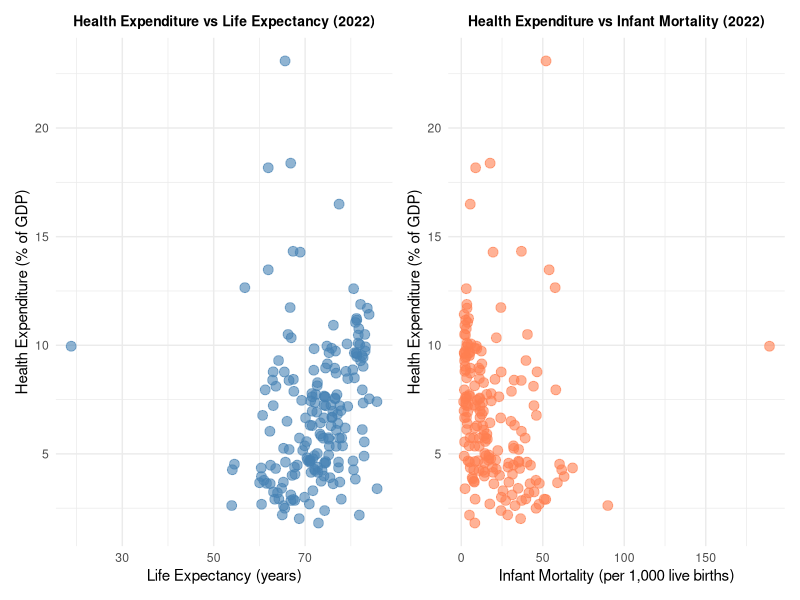
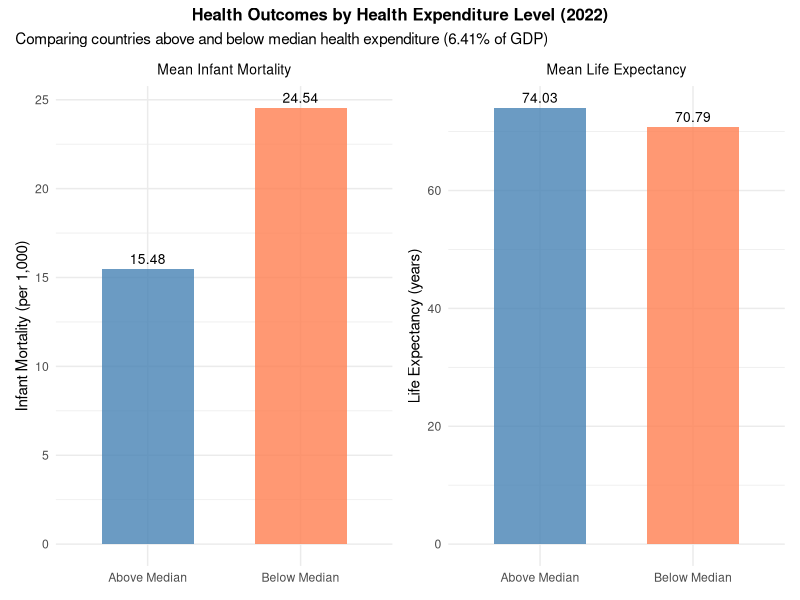
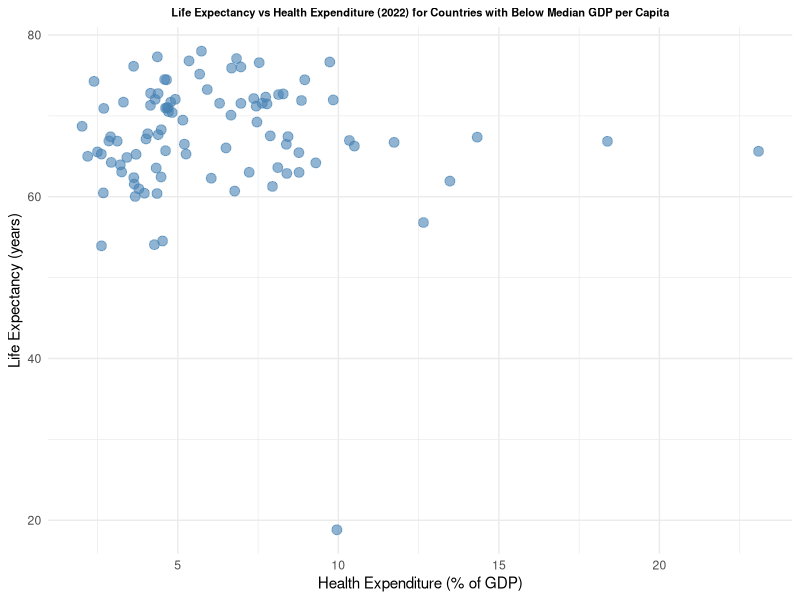

Recreate these plots in R, in order.
## ---- chunk 1
knitr::opts_chunk$set(echo = TRUE, highlight=FALSE)
## ---- chunk 2
library(tidyverse)
library(patchwork)
library(knitr)

data <- read.csv("merged_data_2022_four_variables.csv")
median_health_exp <- median(data$Health_Expenditure_2022)
data$Health_Exp_Group <- ifelse(data$Health_Expenditure_2022 > median_health_exp, 
          "Above Median", "Below Median")
median_gdp_per_capita <- median(data$GDP_per_Capita_2022)
data$GDP_Group <- ifelse(data$GDP_per_Capita_2022 > median_gdp_per_capita, 
          "Above Median", "Below Median")

## Use this chunk for reading in the data, combining the data, and any other major data cleaning that is not relevant to show.
## Remove the ## before all code.
## ---- chunk 3
summary_data <- data %>%
  group_by(Health_Exp_Group) %>%
  summarise(
    Mean_Infant_Mortality = mean(Infant_Mortality_2022),
    Mean_Life_Expectancy = mean(Life_Expectancy_2022)
  )

# Scatter Plot 1: Health Expenditure vs Life Expectancy
sp1 <- ggplot(data, aes(x = Life_Expectancy_2022, y = Health_Expenditure_2022)) +
  geom_point(color = "steelblue", size = 3, alpha = 0.6) +
  labs(title = "Health Expenditure vs Life Expectancy (2022)",
       x = "Life Expectancy (years)",
       y = "Health Expenditure (% of GDP)") +
  theme_minimal() +
  theme(plot.title = element_text(hjust = 0.5, face = "bold", size = 10))

# Scatter Plot 2: Health Expenditure vs Infant Mortality
sp2 <- ggplot(data, aes(x = Infant_Mortality_2022, y = Health_Expenditure_2022)) +
  geom_point(color = "coral", size = 3, alpha = 0.6) +
  labs(title = "Health Expenditure vs Infant Mortality (2022)",
       x = "Infant Mortality (per 1,000 live births)",
       y = "Health Expenditure (% of GDP)") +
  theme_minimal() +
  theme(plot.title = element_text(hjust = 0.5, face = "bold", size = 10))

# Combine side by side
sp1 + sp2


# Calculate summary statistics for all 4 variables
summary_stats <- data.frame(
  Variable = c("Health Expenditure (% of GDP)", 
               "Infant Mortality (per 1,000 births)",
               "GDP per Capita (US$)",
               "Life Expectancy (years)"),
  Mean = c(mean(data$Health_Expenditure_2022),
           mean(data$Infant_Mortality_2022),
           mean(data$GDP_per_Capita_2022),
           mean(data$Life_Expectancy_2022)),
  Median = c(median(data$Health_Expenditure_2022),
             median(data$Infant_Mortality_2022),
             median(data$GDP_per_Capita_2022),
             median(data$Life_Expectancy_2022)),
  Min = c(min(data$Health_Expenditure_2022),
          min(data$Infant_Mortality_2022),
          min(data$GDP_per_Capita_2022),
          min(data$Life_Expectancy_2022)),
  Max = c(max(data$Health_Expenditure_2022),
          max(data$Infant_Mortality_2022),
          max(data$GDP_per_Capita_2022),
          max(data$Life_Expectancy_2022))
)

# Round the numbers
summary_stats[, 2:5] <- round(summary_stats[, 2:5], 2)

# Create a nice table
kable(summary_stats,
      caption = "Summary Statistics for Health and Economic Indicators (2022)",
      align = c('l', 'c', 'c', 'c', 'c'),
      col.names = c("Variable", "Mean", "Median", "Min", "Max"))

# Create compact plots
p1 <- ggplot(summary_data, aes(x = Health_Exp_Group, y = Mean_Infant_Mortality, fill = Health_Exp_Group)) +
  geom_bar(stat = "identity", alpha = 0.8, width = 0.6) +
  geom_text(aes(label = round(Mean_Infant_Mortality, 2)), vjust = -0.5, size = 3.5) +
  labs(title = "Mean Infant Mortality", x = NULL, y = "Infant Mortality (per 1,000)") +
  scale_fill_manual(values = c("Above Median" = "steelblue", "Below Median" = "coral")) +
  theme_minimal() +
  theme(legend.position = "none", plot.title = element_text(hjust = 0.5, size = 10))

p2 <- ggplot(summary_data, aes(x = Health_Exp_Group, y = Mean_Life_Expectancy, fill = Health_Exp_Group)) +
  geom_bar(stat = "identity", alpha = 0.8, width = 0.6) +
  geom_text(aes(label = round(Mean_Life_Expectancy, 2)), vjust = -0.5, size = 3.5) +
  labs(title = "Mean Life Expectancy", x = NULL, y = "Life Expectancy (years)") +
  scale_fill_manual(values = c("Above Median" = "steelblue", "Below Median" = "coral")) +
  theme_minimal() +
  theme(legend.position = "none", plot.title = element_text(hjust = 0.5, size = 10))

# Combine side by side with a title
combined <- (p1 + p2) + 
  plot_annotation(
    title = 'Health Outcomes by Health Expenditure Level (2022)',
    subtitle = 'Comparing countries above and below median health expenditure (6.41% of GDP)',
    theme = theme(plot.title = element_text(hjust = 0.5, face = "bold", size = 12))
  )
combined

# Create correlation matrix
cor_data <- data %>%
  select(Health_Expenditure_2022, Infant_Mortality_2022, 
         GDP_per_Capita_2022, Life_Expectancy_2022)

correlation_matrix <- cor(cor_data)

# Shorten column/row names so they fit better
colnames(correlation_matrix) <- c("Health Exp.", "Infant Mort.", 
                                   "GDP per Cap.", "Life Exp.")
rownames(correlation_matrix) <- c("Health Exp.", "Infant Mort.", 
                                   "GDP per Cap.", "Life Exp.")

# Simple, clean table that will knit without issues
kable(round(correlation_matrix, 3),
      caption = "Correlation Matrix of Health and Economic Indicators (2022)",
      align = 'c')

q3data <- data %>%
  filter(GDP_Group=="Below Median")
sp3 <- ggplot(q3data, aes(x=Health_Expenditure_2022, y=Life_Expectancy_2022)) +
  geom_point(color = "steelblue", size = 3, alpha = 0.6) +
  labs(title = "Life Expectancy vs Health Expenditure (2022) for Countries with Below Median GDP per Capita",
       x = "Health Expenditure (% of GDP)",
       y = "Life Expectancy (years)") +
  theme_minimal() +
  theme(plot.title = element_text(hjust = 0.5, face = "bold", size = 8))
sp3

## ---- chunk 4
## R code to conduct the test in part 2.
## This R code will be printed in the PDF.
## Remove the ## before all code.
